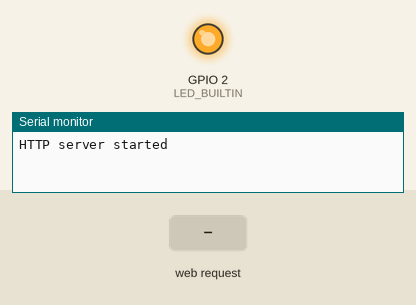
Recording of a sketch running on a simulated ESP8266 (NodeMCU). Parts: output pins drawn as LEDs (lit = HIGH, except the on-board LED, lit = LOW), the last lines printed to the serial monitor. Inputs (shaded band) come from the test bench.

Above: at 1.3 s.
1.4 s: HTTP request GET /led1on received
At 2.1 s:
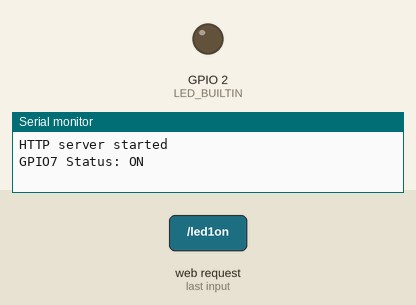
2.9 s: HTTP request GET / received
At 3.3 s:
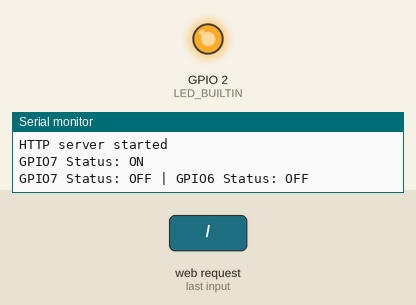
4.4 s: HTTP request GET /led1on?ssid_data=1 received
At 5.6 s:
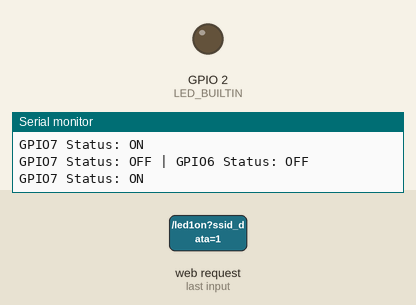
5.9 s: HTTP request GET /?ssid_data=1&pass_data=1 received
At 6.8 s:
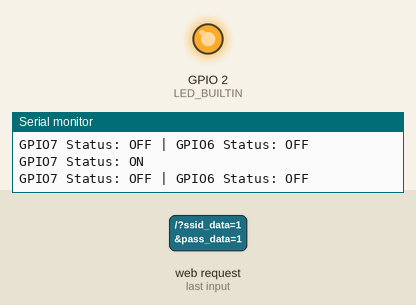
Timing chart, 0 to 8.4 s (numbered marks = the images above; inputs shaded):
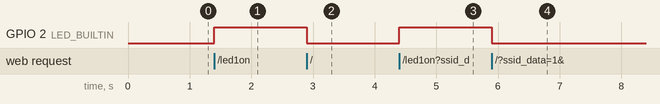

Measured:
- after the input at 1.4 s, GPIO 2 (LED_BUILTIN): LOW → HIGH at once
- after the input at 2.9 s, GPIO 2 (LED_BUILTIN): HIGH → LOW at once
- after the input at 4.4 s, GPIO 2 (LED_BUILTIN): LOW → HIGH at once
- after the input at 5.9 s, GPIO 2 (LED_BUILTIN): HIGH → LOW at once

The sketch:

read_wifi_data.ino
```cpp
#include <ESP8266WiFi.h>
#include <ESP8266WebServer.h>

/* Put your SSID & Password */
const char* ssid = "NodeMCU";  // Enter SSID here
const char* password = "12345678";  //Enter Password here

/* Put IP Address details */
IPAddress local_ip(192,168,1,1);
IPAddress gateway(192,168,1,1);
IPAddress subnet(255,255,255,0);

ESP8266WebServer server(80);


bool LED1status = LOW;

void setup() {
  Serial.begin(115200);
  pinMode(LED_BUILTIN, OUTPUT);

  WiFi.softAP(ssid, password);
  WiFi.softAPConfig(local_ip, gateway, subnet);
  delay(100);

  server.on("/", handle_OnConnect);
  server.on("/led1on", handle_led1on);
  server.on("/led1off", handle_led1off);
  server.on("/submit_data", handle_submit_data);
  server.onNotFound(handle_NotFound);

  server.begin();
  Serial.println("HTTP server started");
}
void loop() {
  server.handleClient();
  if(LED1status)
  {digitalWrite(LED_BUILTIN, HIGH);}
  else
  {digitalWrite(LED_BUILTIN, LOW);}
}

void handle_OnConnect() {
  LED1status = LOW;


  Serial.println("GPIO7 Status: OFF | GPIO6 Status: OFF");
  server.send(200, "text/html", SendHTML(LED1status));
}

void handle_led1on() {
  LED1status = HIGH;
  Serial.println("GPIO7 Status: ON");
  server.send(200, "text/html", SendHTML(true));
}

void handle_submit_data() {
  Serial.println("handle submiting data");

      String message = "Body received:\n";
             message += server.arg("ssid_data");
             message += "\n";
             message += server.arg("pass_data");
             message += "\n";

    server.send(200, "text/html", SendHTML(LED1status));
      Serial.println(message);
}

void handle_led1off() {
  LED1status = LOW;
  Serial.println("GPIO7 Status: OFF");
  server.send(200, "text/html", SendHTML(false));
}

void handle_NotFound(){
  server.send(404, "text/plain", "Not found");
}

String SendHTML(uint8_t led1stat){
  String ptr = "<!DOCTYPE html> <html>\n";
  ptr +="<head><meta name=\"viewport\" content=\"width=device-width, initial-scale=1.0, user-scalable=no\">\n";
  ptr +="<title>LED Control</title>\n";
  ptr +="<style>html { font-family: Helvetica; display: inline-block; margin: 0px auto; text-align: center;}\n";
  ptr +="body{margin-top: 50px;} h1 {color: #444444;margin: 50px auto 30px;} h3 {color: #444444;margin-bottom: 50px;}\n";
  ptr +=".button {display: block;width: 80px;background-color: #1abc9c;border: none;color: white;padding: 13px 30px;text-decoration: none;font-size: 25px;margin: 0px auto 35px;cursor: pointer;border-radius: 4px;}\n";
  ptr +=".button-on {background-color: #1abc9c;}\n";
  ptr +=".button-on:active {background-color: #16a085;}\n";
  ptr +=".button-off {background-color: #34495e;}\n";
  ptr +=".button-off:active {background-color: #2c3e50;}\n";
  ptr +="p {font-size: 14px;color: #888;margin-bottom: 10px;}\n";
  ptr +="</style>\n";
  ptr +="</head>\n";
  ptr +="<body>\n";
  ptr +="<h1>ESP8266 Web Server</h1>\n";
  ptr +="<h3>Using Access Point(AP) Mode</h3>\n";

  ptr +="<form action=\"/submit_data\">";
  ptr += "<label for=\"ssid_data\">SSID:</label><br>";
  ptr += "<input type=\"text\" id=\"fname\" name=\"ssid_data\" value=\"\"><br>";
  ptr += "<label for=\"pass_data\">Last name:</label><br>";
  ptr += "<input type=\"password\" id=\"lname\" name=\"pass_data\" value=""><br><br>";
  ptr += "<input type=\"submit\" value=\"Submit\">";
ptr += "</form>";

   if(led1stat)
  {ptr +="<p>LED1 Status: ON</p><a class=\"button button-off\" href=\"/led1off\">OFF</a>\n";}
  else
  {ptr +="<p>LED1 Status: OFF</p><a class=\"button button-on\" href=\"/led1on\">ON</a>\n";}

  ptr +="</body>\n";
  ptr +="</html>\n";
  return ptr;
}
```
